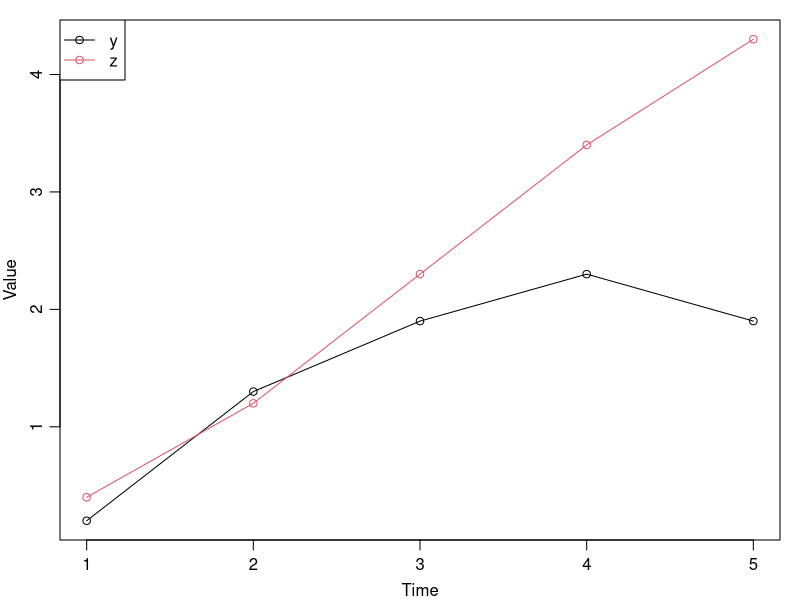
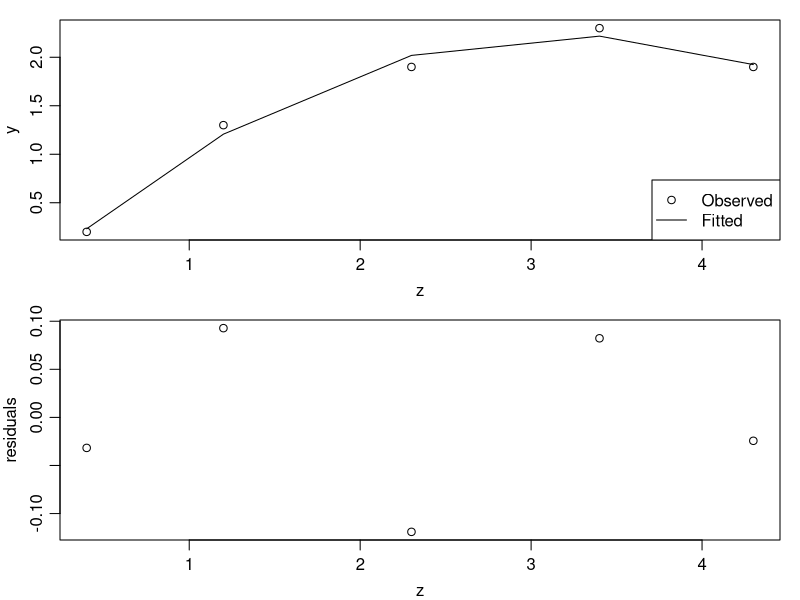
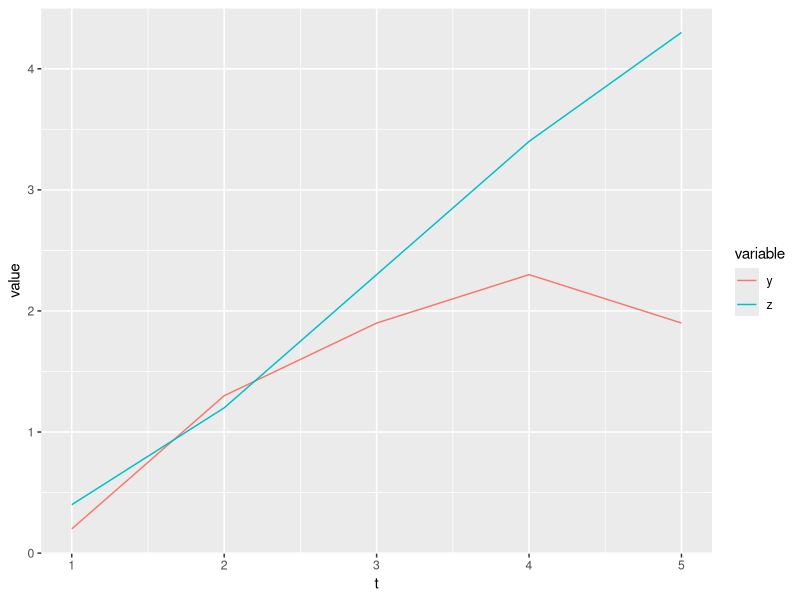
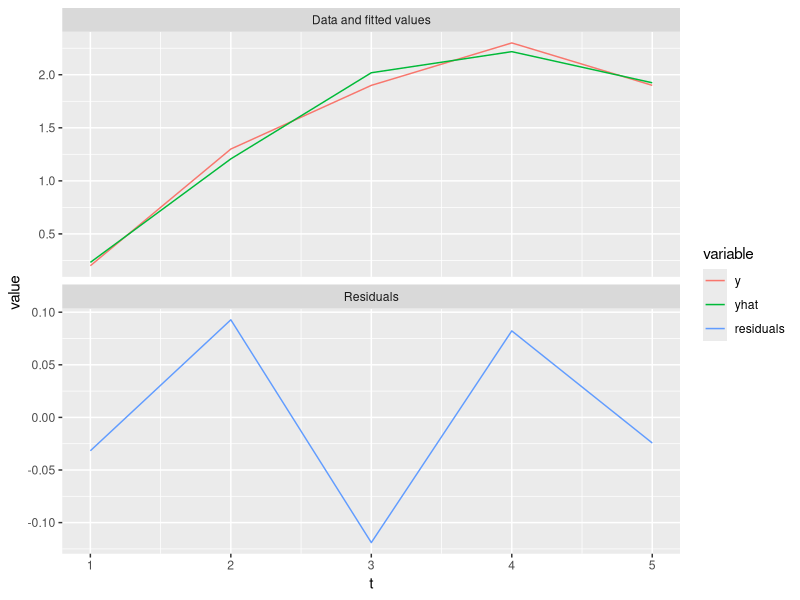

Recreate these plots in R, in order.
## Code used in the slides for lecture 2 (With some comments)

## Entering data:
data <- data.frame(t = 1:5, 
                   y = c(0.2, 1.3, 1.9, 2.3, 1.9),
                   z = c(0.4, 1.2, 2.3, 3.4, 4.3))

## Plotting
par(mar=c(3,3,1,1), mgp=c(2,0.7,0))
matplot(data$t, data[,-1], col=1:2, type="o", pch=1, lty=1, xlab="Time", ylab="Value")
legend("topleft", legend = c("y","z"), lty=1, pch=1, col=1:2)

## Manual solution
# Note that '%*%' is matrix multiplication and 'solve' is used for the inverse
x <- cbind(1, data$z, data$z^2)
(thetahat <- solve( t(x) %*% x ) %*% t(x) %*% data$y)

## Using lm
lm1 <- lm(y ~ z + I(z^2), data=data) ## Notice the I(...) to get what is calculated instead of interaction
summary(lm1)

data$residuals <- lm1$residuals
data$fit <- lm1$fitted.values

par(mfrow = c(2,1))
plot(y~z, data)
lines(fit~z, data)
legend("bottomright", legend = c("Observed","Fitted"), lty=c(NA,1), pch=c(1,NA))

plot(residuals~z,data)

## The graphs in the slides ...
require(reshape2)
require(ggplot2)

data <- matrix( c(  1 , 0.2 , 0.4 ,
      2 , 1.3 , 1.2 ,
      3 , 1.9 , 2.3 ,
      4 , 2.3 , 3.4 ,
      5 , 1.9 , 4.3),
       byrow=TRUE,ncol=3)
colnames(data) <- c("t","y","z")
data <- as.data.frame(data)

mdata <- melt(data,id.vars=c("t"))

ggplot(mdata,aes(x=t,y=value,color=variable))+geom_path()

lm1 <- lm(y~z+I(z^2),data=data)
mdata2 <- melt(cbind(data[,c("t","y")], yhat=lm1$fitted.values, residuals=lm1$residuals), id.vars=c("t"))
mdata2$plotn <- "Data and fitted values"
mdata2$plotn[mdata2$variable=="residuals"] <- "Residuals"

ggplot(mdata2,aes(x=t,y=value,color=variable))+geom_path()+
facet_wrap(~plotn,ncol=1,scales="free_y")
